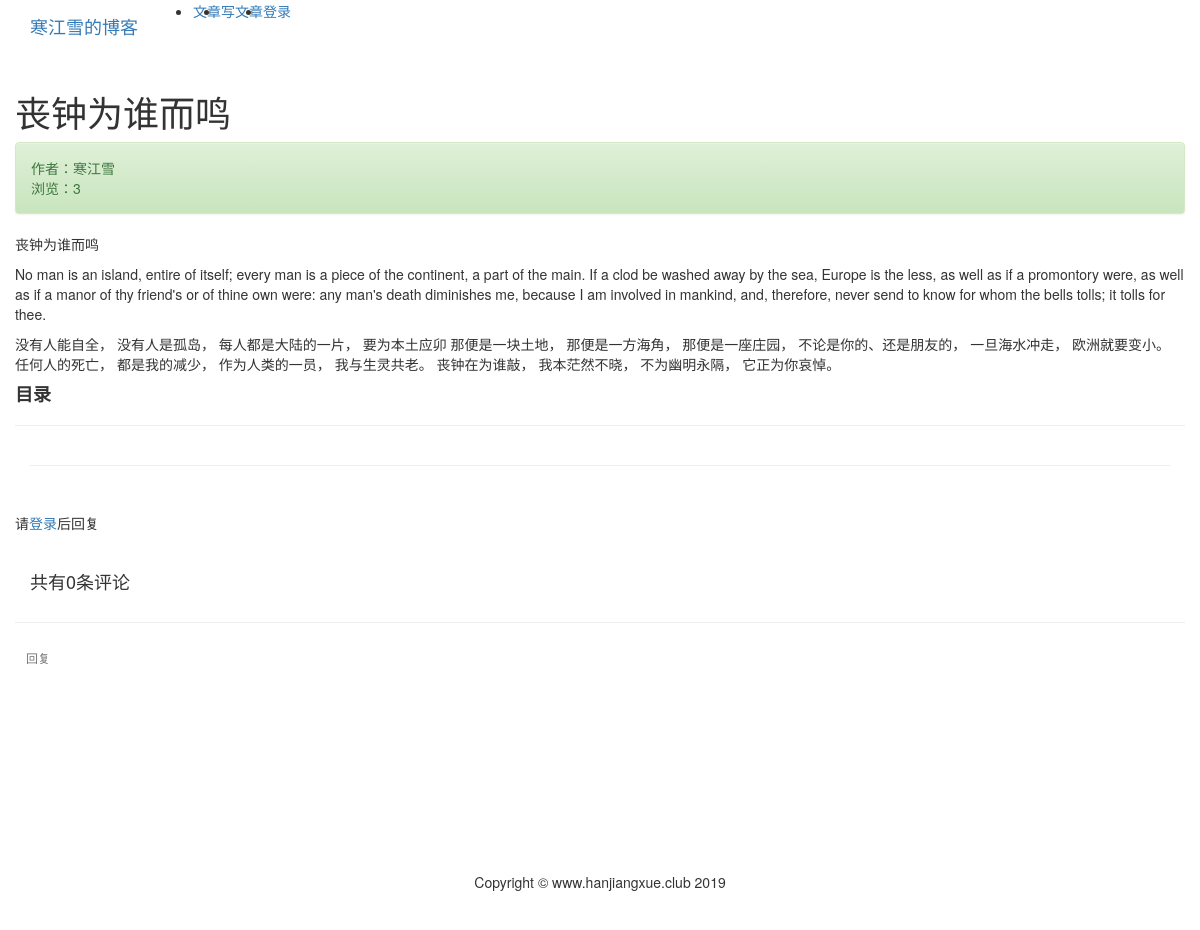
The app's page /article/article-detail/27/ with its own data.
### article/models.py (models this page shows, shortened)
class ArticlePost(models.Model):
    author = models.ForeignKey(User, on_delete=models.CASCADE, verbose_name='文章')
    column = models.ForeignKey(ArticleColumn, null=True, blank=True, on_delete=models.CASCADE, related_name='article',
                               verbose_name='栏目')
    tags = TaggableManager(blank=True)
    avatar = models.ImageField(upload_to='article/%Y%m%d',blank=True)
    def save(self, *args, **kwargs):
        article = super(ArticlePost, self).save(*args, **kwargs)
        return article
    title = models.CharField(max_length=100, verbose_name='标题')
    body = models.TextField(verbose_name='正文')
    total_views = models.PositiveIntegerField(default=0,verbose_name='浏览量')
    created_time = models.DateTimeField(default=timezone.now, verbose_name='创建时间')
    update_time = models.DateTimeField(auto_now=True, verbose_name='更新时间')
    class Meta:
        ordering = ('-created_time',)  # 注意这里是元组（Tuple）
        verbose_name = "文章"
        verbose_name_plural = '文章'

### article/views.py (the view)
# urls.py: path('article-detail/<int:pk>/', views.article_detail, name='article_detail'),
def article_detail(request, pk):
    article = get_object_or_404(ArticlePost, pk=pk)
    comments = Comment.objects.filter(article=pk)
    article.total_views += 1
    article.save(update_fields=['total_views'])
    comment_form = CommentForm()
    md = markdown.Markdown(
        extensions=[
            'markdown.extensions.extra',
            'markdown.extensions.codehilite',
            'markdown.extensions.toc',
        ]
    )
    article.body = md.convert(article.body)
    context = {'article': article, 'toc': md.toc, 'comments': comments, 'comment_form': comment_form}
    return render(request, 'article/detail.html', context)

### templates/article/detail.html (shortened to what this page needs)
{% extends 'base.html' %}
{% load staticfiles %}
{% load mptt_tags %}
{% block content %}
<link rel="stylesheet" href="{% static 'prism/prism.css' %}">
 <div class="container">
        <div class="row">
            <div class="col-9">
                <h1 class="col-12 mt-4 mb-4">{{ article.title }}</h1>
                <div class="col-12 alert alert-success">
                    <div>
                        作者：{{ article.author }}
                    </div>
                <div>
                    浏览：{{ article.total_views }}
                </div>
                </div>
                <div class="col-12">
                    <p>{{ article.body|safe }}</p>
                </div>
            </div>
            <div class="col-3 mt-4 sidebar" id="sidebar">
                <div class="sidebar__inner">
                     <h4><strong>目录</strong></h4>
                    <hr>
                </div>
            </div>
        </div>
        <hr>
        {% if user.is_authenticated %}
            <div>
                <form action="{% url 'comment:post_comment' article.pk %}" method="post">
                    {% csrf_token %}
                    <div class="form-group">
                        <label for="body"><strong>我也要评论：</strong></label>
                        <div>
                            {{ comment_form.media }}
                            {{ comment_form.body }}
                        </div>
                    </div>
                    <button type="submit" class="btn btn-primary">发送</button>
                </form>
            </div>
            <br>
        {% else %}
            <br>
            <h5 class="row justify-content-center">请<a href="{% url 'userprofile:login' %}">登录</a>后回复</h5>
            <br>
        {% endif %}
        <h4>共有{{ comments.count }}条评论</h4>
<div class="row">
    {% recursetree comments %}
        {% with comment=node %}
            <div class="{% if comment.reply_to %}
                        offset-1 col-11
                        {% else %}
                        col-12
                        {% endif %}"
                 id="comment_elem_{{ comment.id }}"
            >
                <hr>
                <div>
                    {% if user.is_authenticated %}
                    <button type="button"
                            class="btn btn-light btn-sm text-muted"
                            onclick="load_modal({{ article.id }}, {{ comment.id }})"
                            >
                        回复
                    </button>
                    {% else %}
                    <a class="btn btn-light btn-sm text-muted"
                       href="{% url 'userprofile:login' %}"
                       >
                        回复
                    </a>
                    {% endif %}
                </div>
            </div>
        {% endwith %}
    {% endrecursetree %}
</div>
 </div>
{% endblock content %}

### templates/article/detail.html (style rules this page uses)
.sidebar { will-change: min-height; }
.sidebar__inner { transform: translate(0, 0); transform: translate3d(0, 0 ,0); will-change: position, transform; }

### templates/base.html (style rules this page uses)
html, body { height: 100%; margin: 0; }

### records on screen
ArticlePost: title "丧钟为谁而鸣", author "寒江雪", total_views "3", body "丧钟为谁而鸣 No man is an island, entire of itself; every man is a piece of the continent, a part of the main. If a clod be washed away by the sea, Europe is the less, as well as if a promontory were, as well as if a manor of thy friend's or of thine own were: any man's death diminishes me, because I am involved in mankind, and, therefore, never send to know for whom the bells tolls; it tolls for thee. 没有人能自全， 没有人是孤岛， 每人都是大陆的一片， 要为本土应卯 那便是一块土地， 那便是一方海角， 那便是一座庄园， 不论是你的、还是朋友的， 一旦海水冲走， 欧洲就要变小。 任何人的死亡， 都是我的减少， 作为人类的一员， 我与生灵共老。 丧钟在为谁敲， 我本茫然不晓， 不为幽明永隔， 它正为你哀悼。"

### other values on screen
{{ comments.count }} "0"
